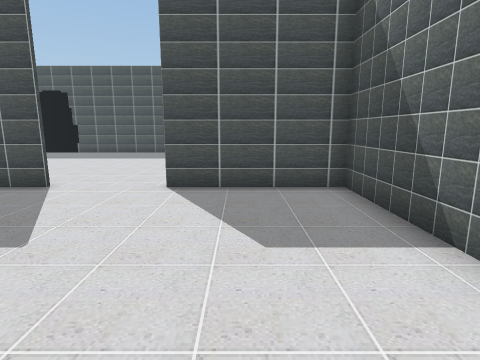
[1] (above)

16 first-person views from a walk through a Unity game level. The camera is 1.3 m above the floor, tilts 10° down and sees 80° across. The floor is counted in squares, 1 m on a side. Each view is taken from the middle of a square. On the plan, view 1 faces up. The plan holds only what a view shows up to about 13 squares ahead; the rest is blank. The place goes on beyond the plan.

[2]
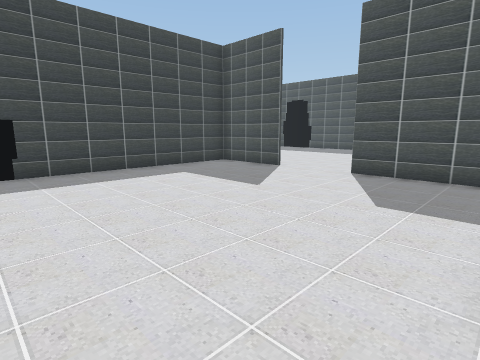

[3]
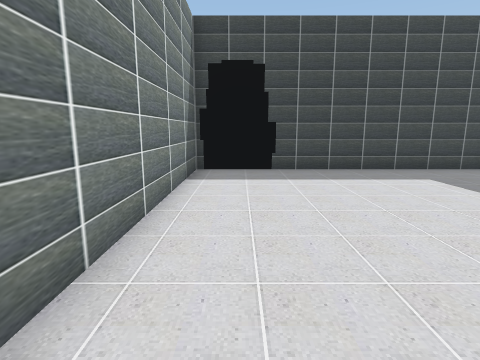

[4]
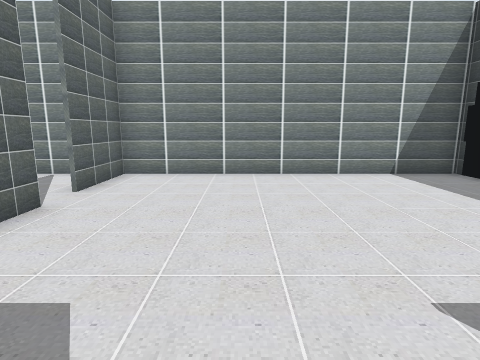

[5]
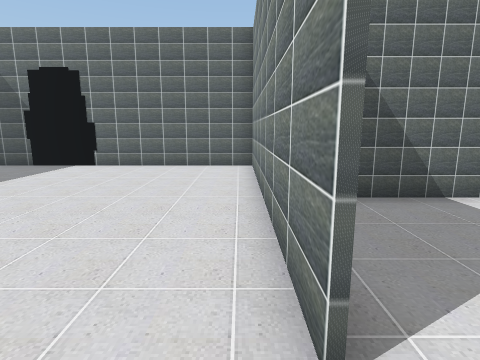

[6]
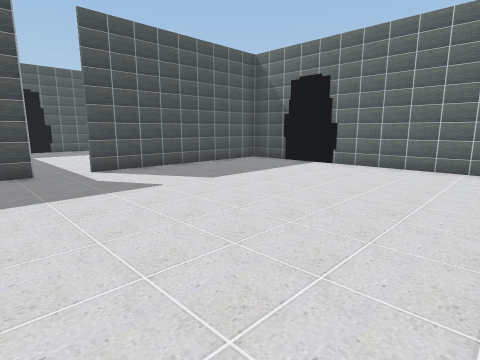

[7]
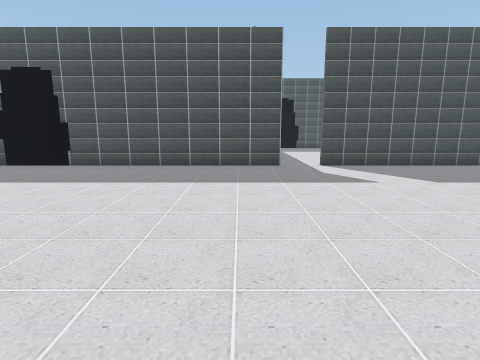

[8]
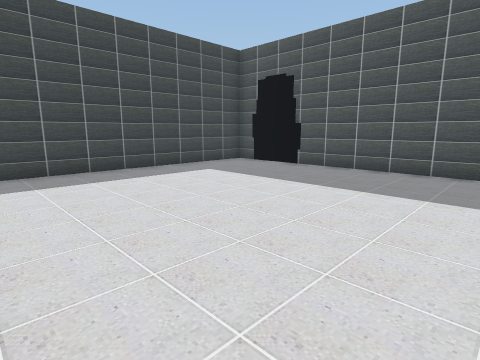

[9]
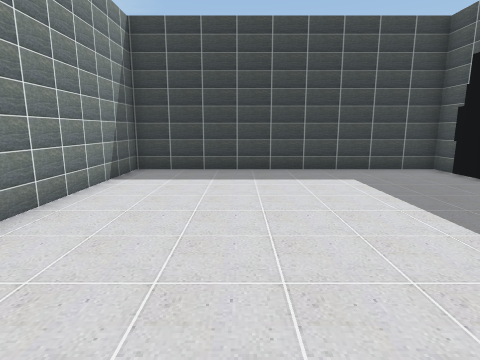

[10]
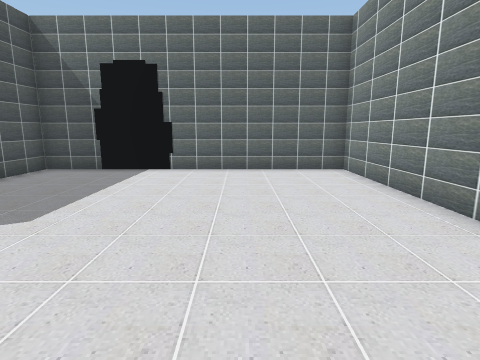

[11]
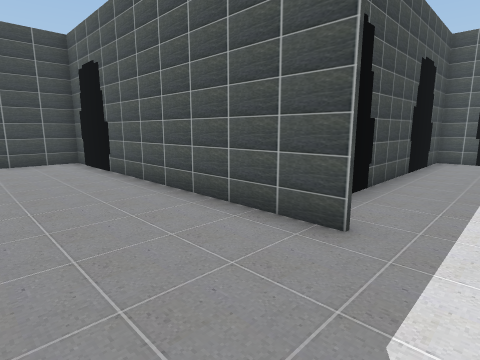

[12]
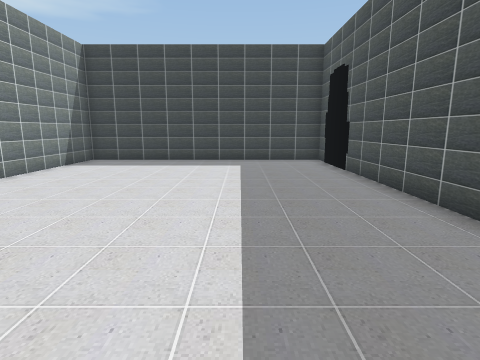

[13]
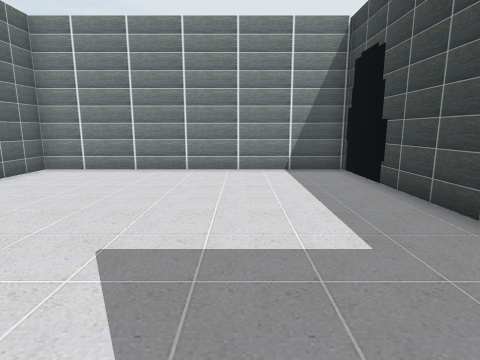

[14]
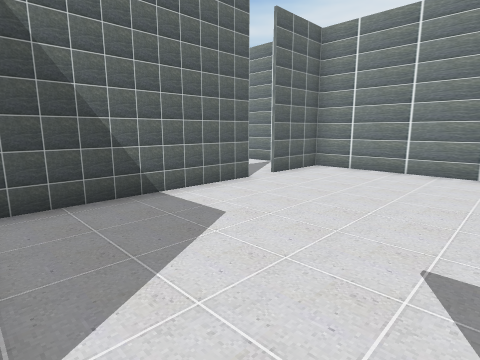

[15]
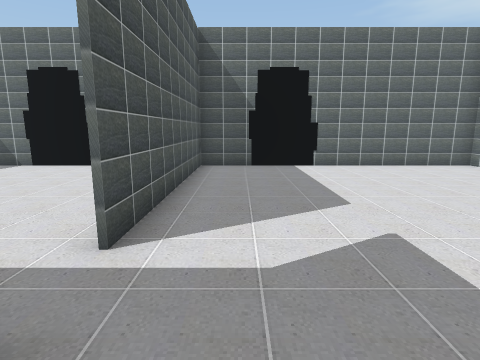

[16]
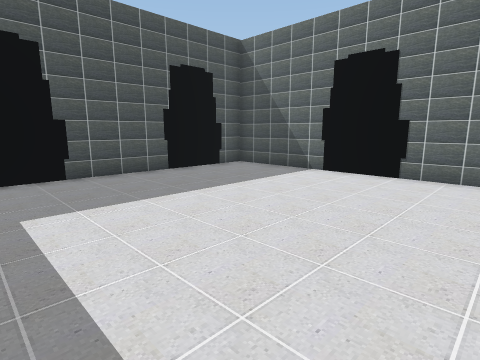

### Floor plan
Ten units are one square. View 1 is at (0, 0); x grows to the right and y downward. Boxes are objects, and circles mark ways between rooms. Rooms are numbered by the first view taken in them; rooms with no view inside come last. Other rooms are left out.
<svg viewBox="-129 -280 219 320">
<path fill="none" stroke="#000" d="M24 -1 24 -65 -18 -65M-44 -65 -74 -65 -74 6M-75 34 24 34 24 9M-18 -66 75 -66 75 -116M-15 -164 -85 -164M-115 -164 -124 -164 -124 -66 -70 -66M78 -164 -1 -164M-24 -225 -24 -204M35 -264 14 -264M-14 -264 -24 -264 -24 -254M75 -234 75 -264 64 -264M75 -186 75 -195"/>
<rect x="-85" y="5" width="10" height="30" fill="#bbb"><title>other object</title></rect>
<rect x="-115" y="-175" width="30" height="10" fill="#bbb"><title>other object</title></rect>
<rect x="75" y="-155" width="10" height="40" fill="#bbb"><title>other object</title></rect>
<rect x="-35" y="-205" width="10" height="40" fill="#bbb"><title>other object</title></rect>
<rect x="-35" y="-255" width="10" height="30" fill="#bbb"><title>other object</title></rect>
<rect x="-15" y="-275" width="30" height="10" fill="#bbb"><title>other object</title></rect>
<rect x="35" y="-275" width="30" height="10" fill="#bbb"><title>other object</title></rect>
<rect x="75" y="-235" width="10" height="40" fill="#bbb"><title>other object</title></rect>
<circle cx="-30" cy="-60" r="3" fill="#2a7"/>
<circle cx="-10" cy="-160" r="3" fill="#2a7"/>
<text x="-30" y="-10">1</text>
<text x="-30" y="-110">2</text>
<text x="20" y="-220">3</text>
</svg>
Room 1 opens to room 2. Room 2 opens to room 3.

Where each view was taken, in squares from view 1:
view 1: 0 up, 0 right, facing up
view 2: 2 down, 2 right, facing up-left
view 3: 2 down, 2 right, facing left
view 4: 5 up, 1 left, facing down
view 5: 7 up, 3 left, facing right
view 6: 7 up, 3 left, facing up-right
view 7: 6 up, 3 left, facing up
view 8: 7 up, 3 left, facing up-left
view 9: 10 up, 3 left, facing left
view 10: 10 up, 2 left, facing right
view 11: 13 up, 0 right, facing up-left
view 12: 13 up, 0 right, facing left
view 13: 6 up, 4 left, facing down
view 14: 6 up, 3 left, facing down-right
view 15: 15 up, 3 left, facing right
view 16: 18 up, 1 left, facing up-right
